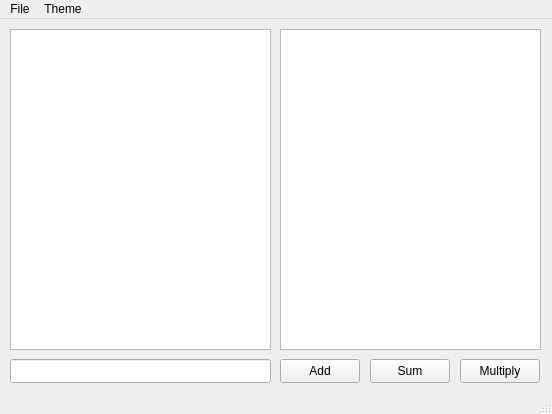
<?xml version="1.0" encoding="UTF-8"?>
<ui version="4.0">
 <class>MainWindow</class>
 <widget class="QMainWindow" name="MainWindow">
  <property name="geometry">
   <rect>
    <x>0</x>
    <y>0</y>
    <width>552</width>
    <height>414</height>
   </rect>
  </property>
  <property name="minimumSize">
   <size>
    <width>552</width>
    <height>414</height>
   </size>
  </property>
  <property name="maximumSize">
   <size>
    <width>552</width>
    <height>414</height>
   </size>
  </property>
  <property name="windowTitle">
   <string>Polynomial calculator</string>
  </property>
  <widget class="QWidget" name="centralwidget">
   <widget class="QListWidget" name="listWidget">
    <property name="geometry">
     <rect>
      <x>10</x>
      <y>10</y>
      <width>261</width>
      <height>321</height>
     </rect>
    </property>
   </widget>
   <widget class="QLineEdit" name="lineEdit">
    <property name="geometry">
     <rect>
      <x>10</x>
      <y>340</y>
      <width>261</width>
      <height>24</height>
     </rect>
    </property>
    <property name="maxLength">
     <number>255</number>
    </property>
   </widget>
   <widget class="QPushButton" name="pushButton">
    <property name="geometry">
     <rect>
      <x>280</x>
      <y>340</y>
      <width>80</width>
      <height>24</height>
     </rect>
    </property>
    <property name="text">
     <string>Add</string>
    </property>
   </widget>
   <widget class="QPushButton" name="pushButton_2">
    <property name="geometry">
     <rect>
      <x>370</x>
      <y>340</y>
      <width>80</width>
      <height>24</height>
     </rect>
    </property>
    <property name="text">
     <string>Sum</string>
    </property>
   </widget>
   <widget class="QListWidget" name="listWidget_2">
    <property name="geometry">
     <rect>
      <x>280</x>
      <y>10</y>
      <width>261</width>
      <height>321</height>
     </rect>
    </property>
   </widget>
   <widget class="QPushButton" name="pushButton_3">
    <property name="geometry">
     <rect>
      <x>460</x>
      <y>340</y>
      <width>80</width>
      <height>24</height>
     </rect>
    </property>
    <property name="text">
     <string>Multiply</string>
    </property>
   </widget>
  </widget>
  <widget class="QMenuBar" name="menubar">
   <property name="geometry">
    <rect>
     <x>0</x>
     <y>0</y>
     <width>552</width>
     <height>21</height>
    </rect>
   </property>
   <widget class="QMenu" name="menuPreferencies">
    <property name="title">
     <string>Theme</string>
    </property>
    <addaction name="actionLight"/>
    <addaction name="actionDark"/>
   </widget>
   <widget class="QMenu" name="menuFile">
    <property name="title">
     <string>File</string>
    </property>
    <addaction name="actionOpen"/>
    <addaction name="actionSave"/>
    <addaction name="actionSave_as"/>
    <addaction name="separator"/>
    <addaction name="actionExit"/>
   </widget>
   <addaction name="menuFile"/>
   <addaction name="menuPreferencies"/>
  </widget>
  <widget class="QStatusBar" name="statusbar"/>
  <action name="actionLight">
   <property name="checkable">
    <bool>true</bool>
   </property>
   <property name="text">
    <string>Light</string>
   </property>
   <property name="toolTip">
    <string>Set light theme</string>
   </property>
  </action>
  <action name="actionDark">
   <property name="checkable">
    <bool>true</bool>
   </property>
   <property name="text">
    <string>Dark</string>
   </property>
   <property name="toolTip">
    <string>Set dark theme</string>
   </property>
  </action>
  <action name="actionSave">
   <property name="text">
    <string>Save</string>
   </property>
   <property name="toolTip">
    <string>Save the file</string>
   </property>
   <property name="shortcut">
    <string>Ctrl+S</string>
   </property>
  </action>
  <action name="actionSave_as">
   <property name="text">
    <string>Save as...</string>
   </property>
   <property name="toolTip">
    <string>Save file with giving name</string>
   </property>
   <property name="shortcut">
    <string>Ctrl+Shift+S</string>
   </property>
  </action>
  <action name="actionOpen">
   <property name="text">
    <string>Open</string>
   </property>
   <property name="toolTip">
    <string>Open the file</string>
   </property>
   <property name="shortcut">
    <string>Ctrl+O</string>
   </property>
  </action>
  <action name="actionExit">
   <property name="text">
    <string>Exit</string>
   </property>
   <property name="shortcut">
    <string>Ctrl+Q</string>
   </property>
  </action>
 </widget>
 <resources/>
 <connections/>
</ui>
